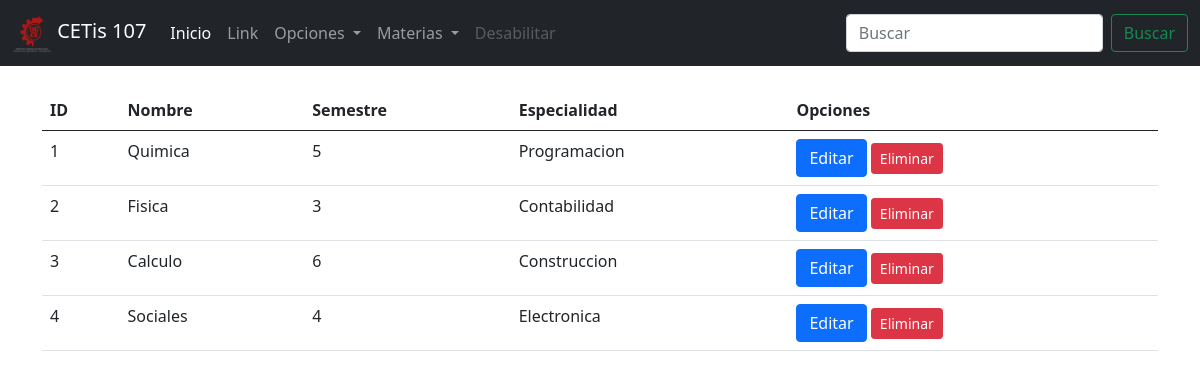
The page /parcial3/ConsultarMaterias.php on the database its author committed.
### tables this page shows
CREATE TABLE `materia` (
  `id` bigint(20) NOT NULL,
  `nombre` varchar(100) NOT NULL,
  `semestre` int(11) NOT NULL,
  `especialidad` varchar(100) NOT NULL
);

### parcial3/ConsultarMaterias.php (the view, shortened to what this page needs)
<!DOCTYPE html>
<html lang="en">
<head>
    <link rel="stylesheet" href="css/bootstrap.css">
</head>
<body>
    <?php
        include 'menu.php';
        include 'conexion.php';
        $sql = "SELECT * FROM materia";
        $datos = $conexion->query($sql);
    ?>
    <div class="container">
        <div class="row">
            <div class="col-12">
        <?php
            if($datos->num_rows > 0) { ?>
                <br>
                <table class="table table-hover">
                    <thead>
                        <tr>
                            <th>ID</th>
                            <th>Nombre</th>
                            <th>Semestre</th>
                            <th>Especialidad</th>
                            <th>Opciones</th>
                        </tr>
                    </thead>
                    <tbody>
                    <?php while($registro = $datos->fetch_assoc()){ ?>
                        <tr>
                            <td><?php echo $registro["id"]; ?></td>
                            <td><?php echo $registro["nombre"]; ?></td>
                            <td><?php echo $registro["semestre"]; ?></td>
                            <td><?php echo $registro["especialidad"]; ?></td>
                            <td>
                            <a href="editarMateria.php?id=<?php echo $registro["id"]; ?>" class="btn btn-primary">Editar</a>
                            <a href="eliminarMateria.php?id=<?php echo $registro["id"]; ?>" class="btn btn-sm btn-danger">Eliminar</a>
                            </td>
                        </tr>
                        <?php } ?>
                    </tbody>
                </table>
        <?php }else{ ?>
            <center><h2>No existen datos de materia en la base de datos</h2></center>
        <?php } ?>
            </div>
        </div>
    </div>
</body>
</html>

### rows shown on the page
materia: id "1", nombre "Quimica", semestre "5", especialidad "Programacion"
materia: id "2", nombre "Fisica", semestre "3", especialidad "Contabilidad"
materia: id "3", nombre "Calculo", semestre "6", especialidad "Construccion"
materia: id "4", nombre "Sociales", semestre "4", especialidad "Electronica"
